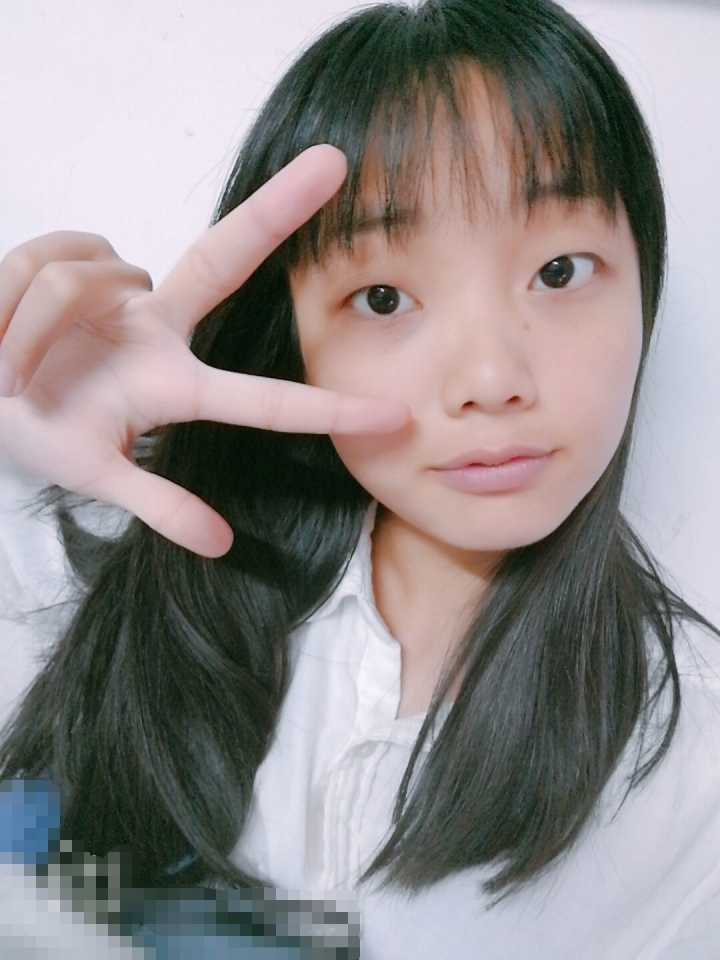
#> input picture R.jpg, 720 x 960 px
$ python '人像修改.py'
#> lines starting #> are read from the running program, lines starting #| are printed output that depends on the picture
from PIL import Image
from PIL import ImageEnhance
im = Image.open("R.jpg")
#> im is the input picture: PIL image 720x960 RGB; mean R, G, B 145.3, 139.5, 140
om = ImageEnhance.Contrast(im)
om.enhance(15).save("REN.jpg")
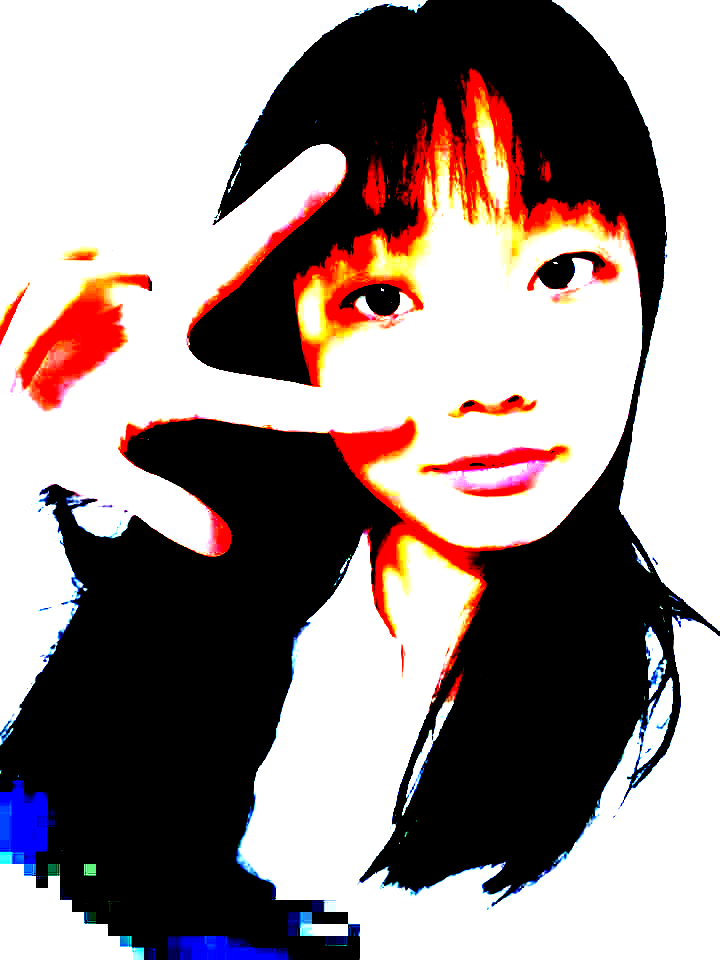
#> saved as REN.jpg: PIL image 720x960 RGB; mean R, G, B 151.5, 139.1, 137.9

$ run again, with 日出.jpg copied over R.jpg
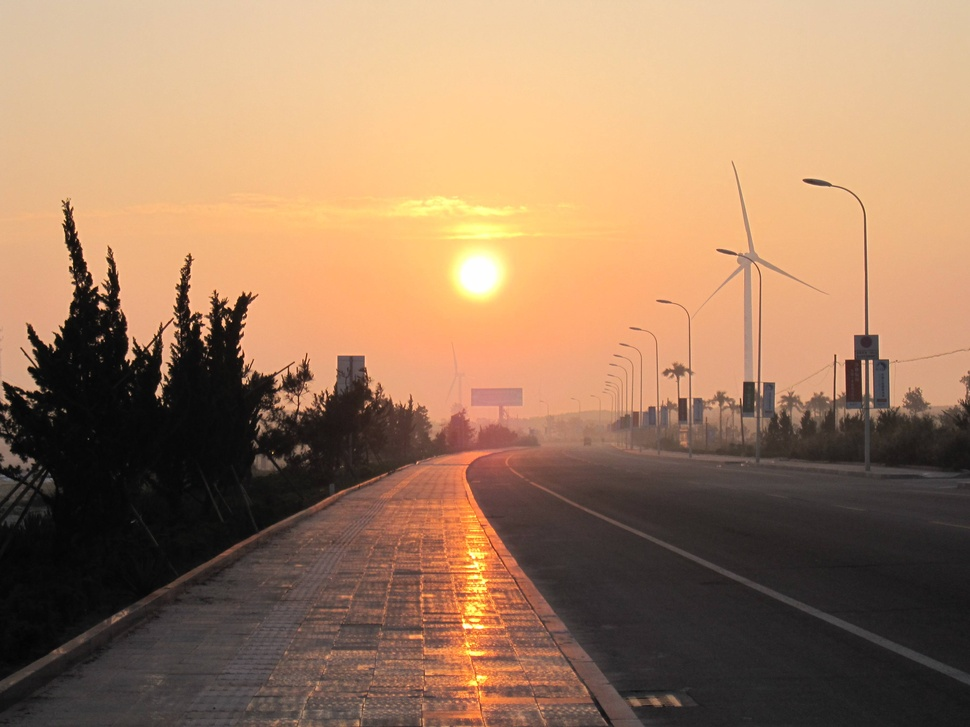
#> input picture 日出.jpg, 970 x 727 px, shrunk from 3648 x 2736 before the run
#> im is the input picture: PIL image 970x727 RGB; mean R, G, B 158.8, 124.9, 96.8
#> `om.enhance(15).save("REN.jpg")`:
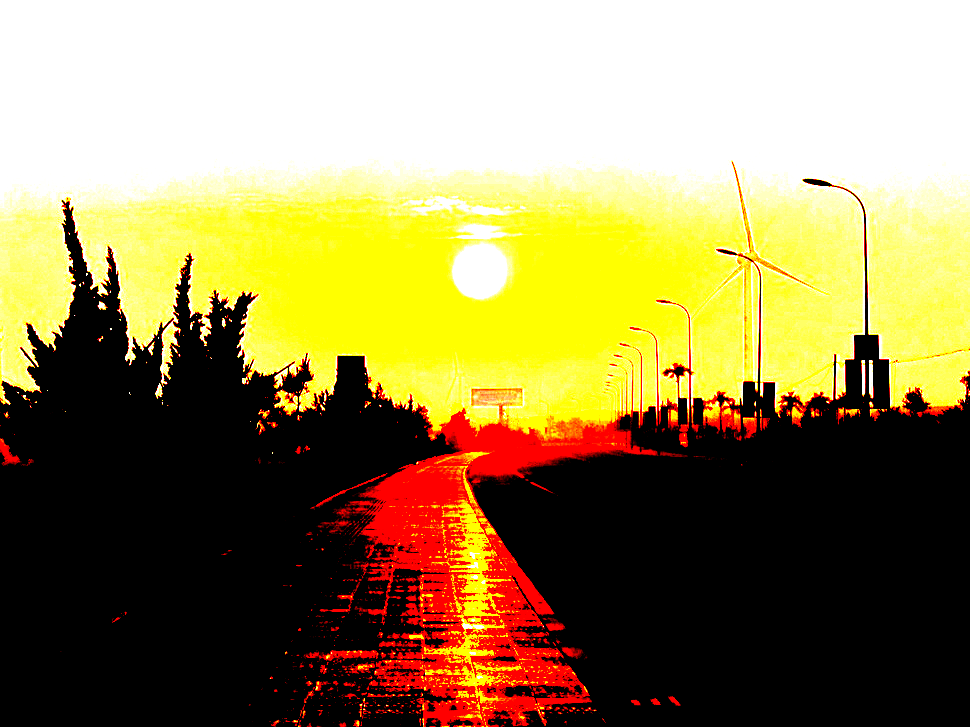
#> saved as REN.jpg: PIL image 970x727 RGB; mean R, G, B 150.6, 135.3, 86.6
